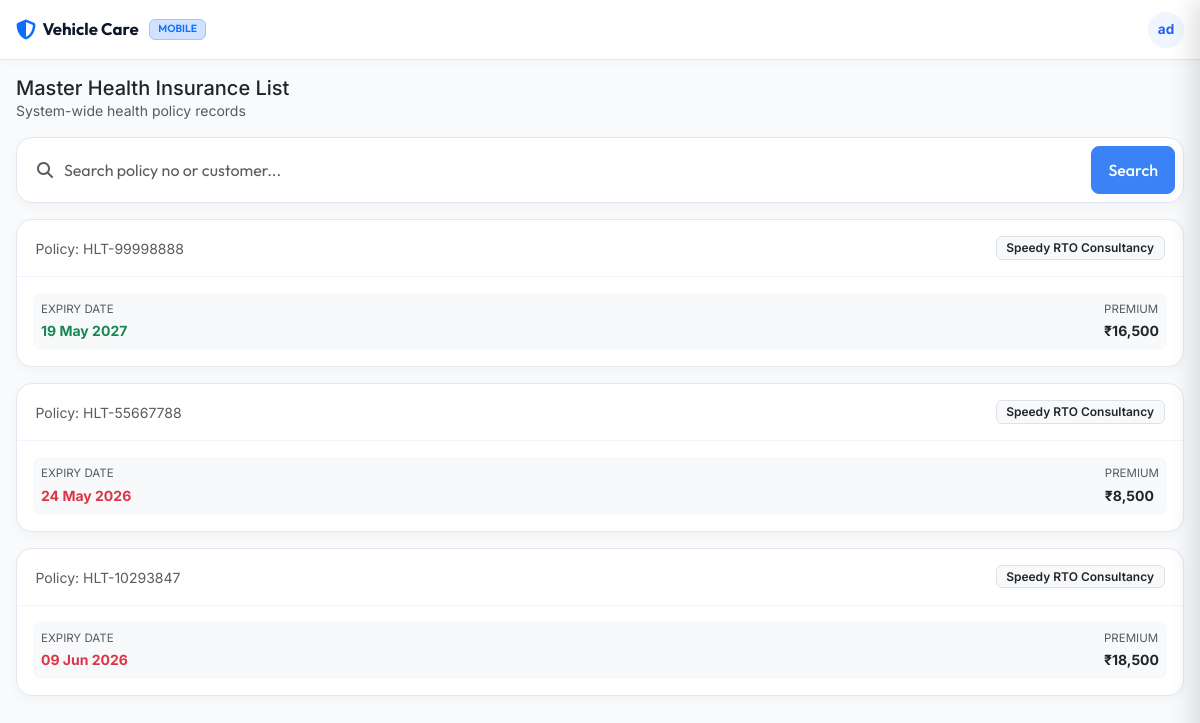
The app's page /mobile/admin/health.php (signed in), older data.
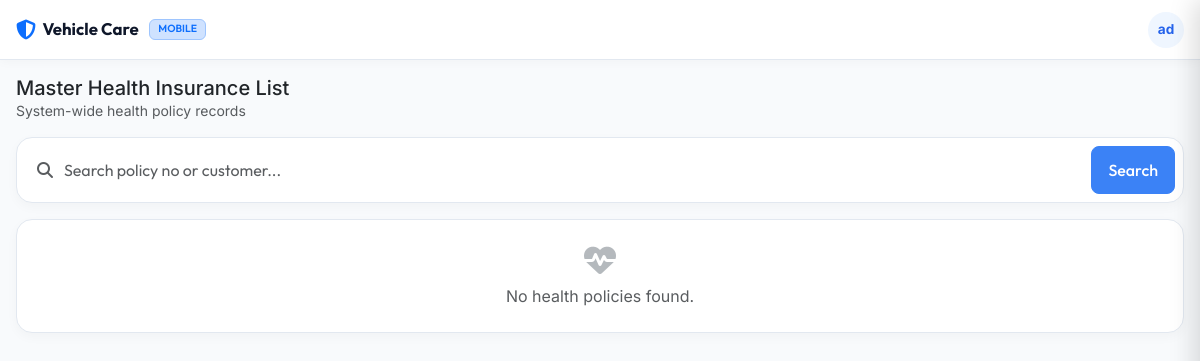
The same page, newer data.
### tables this page shows
CREATE TABLE `health_insurances` (
  `id` int(11) NOT NULL,
  `customer_id` int(11) NOT NULL,
  `agent_id` int(11) NOT NULL,
  `created_by_shop_id` int(11) DEFAULT NULL,
  `insurance_company_id` int(11) NOT NULL,
  `policy_number` varchar(100) NOT NULL,
  `policy_name` varchar(255) NOT NULL,
  `insured_persons` text NOT NULL,
  `start_date` date NOT NULL,
  `expiry_date` date NOT NULL,
  `premium_amount` decimal(10,2) NOT NULL,
  `document_path` varchar(255) DEFAULT NULL,
  `created_at` timestamp NOT NULL DEFAULT current_timestamp(),
  `updated_at` timestamp NOT NULL DEFAULT current_timestamp() ON UPDATE current_timestamp()
);

CREATE TABLE `users` (
  `id` int(11) NOT NULL,
  `username` varchar(50) NOT NULL,
  `password` varchar(255) NOT NULL,
  `email` varchar(100) NOT NULL,
  `role` enum('admin','agent','shop') NOT NULL DEFAULT 'agent',
  `parent_agent_id` int(11) DEFAULT NULL,
  `status` enum('active','suspended') NOT NULL DEFAULT 'active',
  `shop_name` varchar(255) DEFAULT NULL,
  `shop_owner_name` varchar(255) DEFAULT NULL,
  `shop_logo` varchar(255) DEFAULT NULL,
  `shop_address` text DEFAULT NULL,
  `city` varchar(100) DEFAULT NULL,
  `state` varchar(100) DEFAULT NULL,
  `pincode` varchar(10) DEFAULT NULL,
  `mobile_number` varchar(20) DEFAULT NULL,
  `whatsapp_number` varchar(20) DEFAULT NULL,
  `created_at` timestamp NOT NULL DEFAULT current_timestamp(),
  `updated_at` timestamp NOT NULL DEFAULT current_timestamp() ON UPDATE current_timestamp(),
  `expiry_date` date DEFAULT NULL,
  `access_health_insurance` tinyint(1) NOT NULL DEFAULT 1,
  `access_vehicle_insurance` tinyint(1) NOT NULL DEFAULT 1,
  `access_pollution` tinyint(1) NOT NULL DEFAULT 1,
  `message_balance` int(11) NOT NULL DEFAULT 0,
  `notify_days_before` int(11) DEFAULT 7,
  `notify_before_enabled` tinyint(1) DEFAULT 1,
  `notify_1day_before_enabled` tinyint(1) DEFAULT 1,
  `notify_after_expiry_enabled` tinyint(1) DEFAULT 1
);

### includes/functions.php (called while the page is built, shortened)
<?php
function sanitize($data) {
    return htmlspecialchars(trim($data), ENT_QUOTES, 'UTF-8');
}

### mobile/admin/health.php (the view, shortened to what this page needs)
<?php
require_once __DIR__ . '/../../includes/functions.php';
require_once __DIR__ . '/../includes/header.php';
$db = getDBConnection();
$search = trim($_GET['search'] ?? '');
$params = [];
$where = "";
$sql = "
    SELECT h.*, u.shop_name as agency_name
    FROM health_insurances h
    LEFT JOIN users u ON h.agent_id = u.id
    $where
    ORDER BY h.id DESC
    LIMIT 50
";
$stmt = $db->prepare($sql);
$stmt->execute($params);
$policies = $stmt->fetchAll();
?>
<div class="mb-3">
    <h2 class="h5 font-weight-700 m-0 text-dark">Master Health Insurance List</h2>
    <p class="small text-muted m-0">System-wide health policy records</p>
</div>
<div class="mobile-card p-2 mb-3">
    <form action="" method="GET">
        <div class="input-group">
            <span class="input-group-text bg-transparent border-0"><i class="fa-solid fa-search text-muted"></i></span>
            <input type="text" name="search" class="form-control border-0 ps-0" placeholder="Search policy no or customer..." value="<?php echo sanitize($search); ?>" inputmode="search">
            <button type="submit" class="btn btn-primary px-3 rounded-3">Search</button>
        </div>
    </form>
</div>
<?php if (!empty($policies)): ?>
    <?php foreach ($policies as $pol): ?>
        <div class="mobile-card">
            <div class="mobile-card-header">
                <div>
                    <span class="small text-muted">Policy: <?php echo sanitize($pol['policy_number']); ?></span>
                </div>
                <span class="badge bg-light text-dark border"><?php echo sanitize($pol['agency_name'] ?? 'Agency'); ?></span>
            </div>
            <div class="mobile-card-body p-3">
                <div class="d-flex align-items-center justify-content-between p-2 bg-light rounded-3">
                    <div>
                        <span class="small text-muted d-block" style="font-size: 0.72rem;">EXPIRY DATE</span>
                        <span class="fw-bold small <?php echo (!empty($pol['expiry_date']) && $pol['expiry_date'] < date('Y-m-d')) ? 'text-danger' : 'text-success'; ?>">
                            <?php echo !empty($pol['expiry_date']) ? date('d M Y', strtotime($pol['expiry_date'])) : 'N/A'; ?>
                        </span>
                    </div>
                    <div>
                        <span class="small text-muted d-block" style="font-size: 0.72rem;">PREMIUM</span>
                        <span class="fw-bold small text-dark">₹<?php echo number_format($pol['premium_amount'] ?? 0); ?></span>
                    </div>
                </div>
            </div>
        </div>
    <?php endforeach; ?>
<?php else: ?>
    <div class="mobile-card p-4 text-center text-muted">
        <i class="fa-solid fa-heart-pulse fs-2 mb-2 d-block text-secondary opacity-50"></i>
        <p class="m-0 font-weight-500">No health policies found.</p>
    </div>
<?php endif; ?>
<?php require_once __DIR__ . '/../includes/footer.php'; ?>

Row changes from the older to the newer data that the page shows:
removed health_insurances: policy_number "HLT-99998888", agent.shop_name "Speedy RTO Consultancy", expiry_date "19 May 2027", premium_amount "16,500"
removed health_insurances: policy_number "HLT-55667788", agent.shop_name "Speedy RTO Consultancy", expiry_date "24 May 2026", premium_amount "8,500"
removed health_insurances: policy_number "HLT-10293847", agent.shop_name "Speedy RTO Consultancy", expiry_date "09 Jun 2026", premium_amount "18,500"
Text that changed along with them:
text now shown: "No health policies found."
